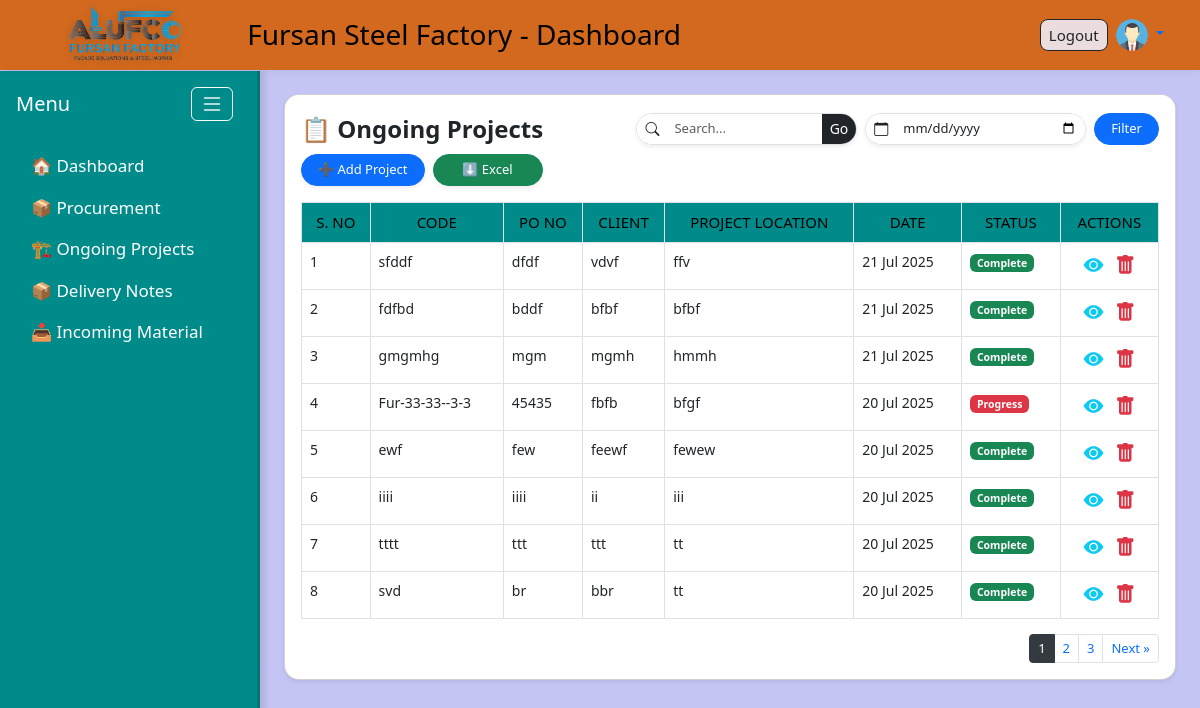
Page /ongoing/ (signed in) on the earlier database version.
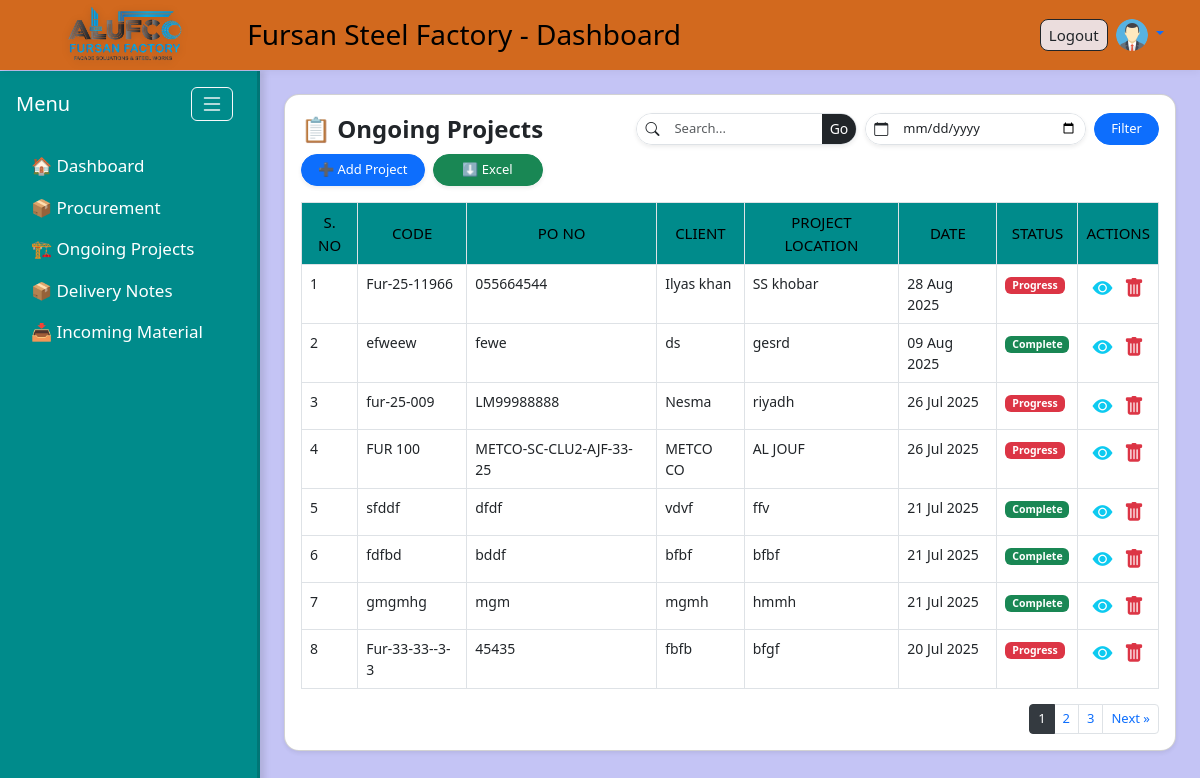
Same page on the later database version.
### ongoing_projects/models.py (models this page shows, shortened)
class OngoingProject(models.Model):
    code = models.CharField(max_length=50)
    po_number = models.CharField("Contract / P.O No", max_length=100)
    client = models.CharField(max_length=200)
    location = models.CharField(max_length=200)
    po_description = models.TextField()
    po_amount = models.DecimalField(max_digits=12, decimal_places=2)
    budgetary_cost = models.DecimalField(max_digits=12, decimal_places=2)
    expected_profit = models.DecimalField(max_digits=12, decimal_places=2)
    down_payment = models.CharField(max_length=100, blank=True, null=True)
    shop_drawing = models.CharField(max_length=100, blank=True, null=True)
    date = models.DateField(null=True, blank=True)
    status = models.CharField(max_length=20, choices=STATUS_CHOICES, default="In Progress")

### ongoing_projects/views.py (the view, shortened to what this page needs)
# urls.py: path('', views.list_ongoing_projects, name='ongoing_projects_list'),
@login_required
def list_ongoing_projects(request):
    query = request.GET.get('q', '')
    filter_date = request.GET.get('date')
    projects = OngoingProject.objects.all()
    if filter_date:
        date_obj = parse_date(filter_date)
        if date_obj:
            projects = projects.filter(date=date_obj)
    paginator = Paginator(projects.order_by('-date'), 8)
    page_number = request.GET.get('page')
    projects = paginator.get_page(page_number)
    return render(request, 'ongoing_projects/list.html', {
        'projects': projects
    })

### ongoing_projects/templates/ongoing_projects/list.html (shortened to what the changed rows need)
{% extends 'base.html' %}
{% block content %}
<div class="card shadow-sm custom-card p-3">
    <div class="table-responsive">
        <table class="table table-bordered table-hover bg-white mb-0 custom-ongoing-table">
            <thead class="custom-thead">
                <tr>
                    <th>S. No</th>
                    <th>Code</th>
                    <th>PO No</th>
                    <th>Client</th>
                    <th>Project Location</th>
                    <th>Date</th>
                    <th>Status</th>
                    <th>Actions</th>
                </tr>
            </thead>
            <tbody>
            {% for project in projects %}
            <tr class="fixed-row-height">
                <td>{{ forloop.counter|add:projects.start_index|add:"-1" }}</td>
                <td>{{ project.code }}</td>
                <td>{{ project.po_number }}</td>
                <td>{{ project.client }}</td>
                <td>{{ project.location }}</td>
                <td>{{ project.date|date:"d M Y" }}</td>
                <td>
                    {% if project.status == 'Complete' %}
                        <span class="badge bg-success">Complete</span>
                    {% else %}
                        <span class="badge bg-danger">Progress</span>
                    {% endif %}
                </td>
                <td class="text-center">
                    <a href="{% url 'view_ongoing_project' project.id %}" class="text-info text-decoration-none me-2">
                        <i class="bi bi-eye-fill fs-5"></i>
                    </a>
                    <a href="{% url 'delete_ongoing_project' project.id %}" onclick="return confirm('Are you sure you want to delete this item?')" class="text-decoration-none">
                        <i class="bi bi-trash-fill text-danger fs-5"></i>
                    </a>
                </td>
            </tr>
            {% empty %}
            <tr>
                <td colspan="8" class="text-center text-muted">No projects available.</td>
            </tr>
            {% endfor %}
        </tbody>
        </table>
    </div>
    {% if projects.has_other_pages %}
    <div class="d-flex justify-content-end">
        <ul class="pagination pagination-sm mb-0">
            {% for num in projects.paginator.page_range %}
                {% if num >= projects.number|add:-2 and num <= projects.number|add:2 %}
                    {% if projects.number == num %}
                        <li class="page-item active">
                            <span class="page-link px-2 py-1">{{ num }}</span>
                        </li>
                    {% else %}
                        <li class="page-item">
                            <a class="page-link px-2 py-1" href="?page={{ num }}{% if request.GET.q %}&q={{ request.GET.q }}{% endif %}{% if request.GET.date %}&date={{ request.GET.date }}{% endif %}">
                                {{ num }}
                            </a>
                        </li>
                    {% endif %}
                {% endif %}
            {% endfor %}
        </ul>
    </div>
    {% endif %}
</div>
{% endblock %}

Differences in the rows shown:
no longer on this page (row unchanged): OngoingProject: code "ewf", po_number "few", client "feewf", location "fewew", date "20 Jul 2025", status "Complete"
no longer on this page (row unchanged): OngoingProject: code "iiii", po_number "iiii", client "ii", location "iii", date "20 Jul 2025", status "Complete"
no longer on this page (row unchanged): OngoingProject: code "tttt", po_number "ttt", client "ttt", location "tt", date "20 Jul 2025", status "Complete"
no longer on this page (row unchanged): OngoingProject: code "svd", po_number "br", client "bbr", location "tt", date "20 Jul 2025", status "Complete"
added OngoingProject: code "Fur-25-11966", po_number "055664544", client "Ilyas khan", location "SS khobar", date "28 Aug 2025", status "Progress"
added OngoingProject: code "efweew", po_number "fewe", client "ds", location "gesrd", date "09 Aug 2025", status "Complete"
added OngoingProject: code "fur-25-009", po_number "LM99988888", client "Nesma", location "riyadh", date "26 Jul 2025", status "Progress"
added OngoingProject: code "FUR 100", po_number "METCO-SC-CLU2-AJF-33-25", client "METCO CO", location "AL JOUF", date "26 Jul 2025", status "Progress"
